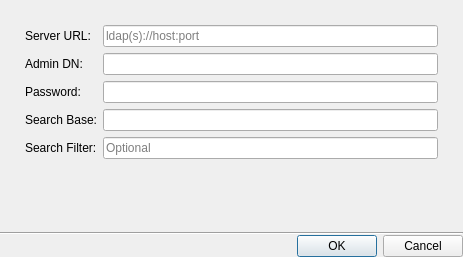
<?xml version="1.0" encoding="UTF-8"?>
<ui version="4.0">
 <class>LdapSettingsDialog</class>
 <widget class="QDialog" name="LdapSettingsDialog">
  <property name="geometry">
   <rect>
    <x>0</x>
    <y>0</y>
    <width>463</width>
    <height>257</height>
   </rect>
  </property>
  <property name="minimumSize">
   <size>
    <width>460</width>
    <height>0</height>
   </size>
  </property>
  <property name="windowTitle">
   <string>LDAP Settings</string>
  </property>
  <layout class="QVBoxLayout" name="verticalLayout_4">
   <property name="spacing">
    <number>0</number>
   </property>
   <property name="leftMargin">
    <number>0</number>
   </property>
   <property name="topMargin">
    <number>0</number>
   </property>
   <property name="rightMargin">
    <number>0</number>
   </property>
   <property name="bottomMargin">
    <number>0</number>
   </property>
   <item>
    <layout class="QVBoxLayout" name="verticalLayout_3" stretch="0,1,0,1">
     <property name="leftMargin">
      <number>16</number>
     </property>
     <property name="topMargin">
      <number>16</number>
     </property>
     <property name="rightMargin">
      <number>16</number>
     </property>
     <property name="bottomMargin">
      <number>16</number>
     </property>
     <item>
      <widget class="QWidget" name="fieldsWidget" native="true">
       <layout class="QFormLayout" name="formLayout_2">
        <item row="0" column="0">
         <widget class="QLabel" name="serverLabel">
          <property name="text">
           <string>Server URL:</string>
          </property>
          <property name="buddy">
           <cstring>serverLineEdit</cstring>
          </property>
         </widget>
        </item>
        <item row="0" column="1">
         <widget class="QLineEdit" name="serverLineEdit">
          <property name="placeholderText">
           <string>ldap(s)://host:port</string>
          </property>
         </widget>
        </item>
        <item row="1" column="0">
         <widget class="QLabel" name="adminDnLabel">
          <property name="text">
           <string>Admin DN:</string>
          </property>
          <property name="buddy">
           <cstring>adminDnLineEdit</cstring>
          </property>
         </widget>
        </item>
        <item row="1" column="1">
         <widget class="QLineEdit" name="adminDnLineEdit"/>
        </item>
        <item row="2" column="0">
         <widget class="QLabel" name="passwordLabel">
          <property name="text">
           <string>Password:</string>
          </property>
          <property name="buddy">
           <cstring>passwordLineEdit</cstring>
          </property>
         </widget>
        </item>
        <item row="2" column="1">
         <widget class="QLineEdit" name="passwordLineEdit">
          <property name="echoMode">
           <enum>QLineEdit::Password</enum>
          </property>
         </widget>
        </item>
        <item row="3" column="0">
         <widget class="QLabel" name="searchBaseLabel">
          <property name="text">
           <string>Search Base:</string>
          </property>
         </widget>
        </item>
        <item row="3" column="1">
         <widget class="QLineEdit" name="searchBaseLineEdit"/>
        </item>
        <item row="4" column="0">
         <widget class="QLabel" name="searchFilterLabel">
          <property name="text">
           <string>Search Filter:</string>
          </property>
         </widget>
        </item>
        <item row="4" column="1">
         <widget class="QLineEdit" name="searchFilterLineEdit">
          <property name="placeholderText">
           <string>Optional</string>
          </property>
         </widget>
        </item>
       </layout>
      </widget>
     </item>
     <item>
      <spacer name="verticalSpacer_2">
       <property name="orientation">
        <enum>Qt::Vertical</enum>
       </property>
       <property name="sizeHint" stdset="0">
        <size>
         <width>20</width>
         <height>40</height>
        </size>
       </property>
      </spacer>
     </item>
     <item>
      <widget class="QStackedWidget" name="testStackWidget">
       <property name="currentIndex">
        <number>1</number>
       </property>
       <widget class="QWidget" name="testProgressPage">
        <layout class="QVBoxLayout" name="verticalLayout">
         <item>
          <widget class="QProgressBar" name="testProgressBar">
           <property name="maximum">
            <number>100</number>
           </property>
           <property name="value">
            <number>0</number>
           </property>
           <property name="textVisible">
            <bool>true</bool>
           </property>
           <property name="format">
            <string>Testing...</string>
           </property>
          </widget>
         </item>
        </layout>
       </widget>
       <widget class="QWidget" name="testResultPage">
        <layout class="QVBoxLayout" name="verticalLayout_2">
         <item>
          <widget class="QLabel" name="testResultLabel">
           <property name="text">
            <string/>
           </property>
          </widget>
         </item>
        </layout>
       </widget>
      </widget>
     </item>
     <item>
      <spacer name="verticalSpacer">
       <property name="orientation">
        <enum>Qt::Vertical</enum>
       </property>
       <property name="sizeHint" stdset="0">
        <size>
         <width>20</width>
         <height>40</height>
        </size>
       </property>
      </spacer>
     </item>
    </layout>
   </item>
   <item>
    <widget class="Line" name="line">
     <property name="orientation">
      <enum>Qt::Horizontal</enum>
     </property>
    </widget>
   </item>
   <item>
    <widget class="QDialogButtonBox" name="buttonBox">
     <property name="standardButtons">
      <set>QDialogButtonBox::Cancel|QDialogButtonBox::Ok</set>
     </property>
    </widget>
   </item>
  </layout>
 </widget>
 <resources/>
 <connections/>
</ui>
